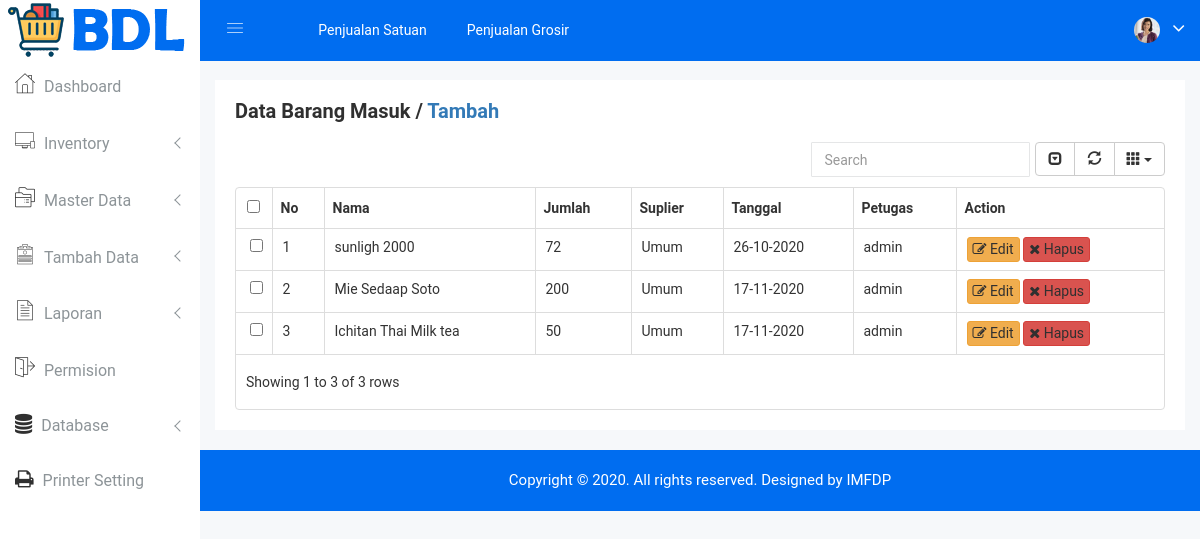
The app's page /list-bmasuk.php (signed in) with its own data.
### tables this page shows
CREATE TABLE `tbl_inventory` (
  `id` int(10) NOT NULL AUTO_INCREMENT,
  `id_produk` varchar(50) NOT NULL,
  `jenis` int(1) NOT NULL,
  `jumlah` int(5) NOT NULL,
  `tanggal` date NOT NULL,
  `id_user` int(5) NOT NULL,
  `id_suplier` int(5) DEFAULT '0',
  `keterangan` varchar(500) NOT NULL,
  PRIMARY KEY (`id`)
);

CREATE TABLE `tbl_produk` (
  `id_produk` int(20) NOT NULL AUTO_INCREMENT,
  `kode_produk` varchar(20) NOT NULL,
  `nama` varchar(100) NOT NULL,
  `id_kategori` int(2) NOT NULL,
  `id_satuan` int(5) NOT NULL,
  `tipe` varchar(50) NOT NULL,
  `id_brand` int(2) NOT NULL,
  `harga_pokok` int(12) NOT NULL DEFAULT '0',
  `harga_satuan` int(12) NOT NULL DEFAULT '0',
  `harga_grosir` int(12) NOT NULL DEFAULT '0',
  `harga_grosir2` int(12) NOT NULL,
  `harga_grosir3` int(12) NOT NULL,
  `gambar` varchar(100) NOT NULL,
  `keterangan` varchar(1000) NOT NULL,
  `last_update` varchar(16) NOT NULL,
  `penjualan` varchar(1) NOT NULL,
  PRIMARY KEY (`id_produk`)
);

CREATE TABLE `tbl_user` (
  `id_user` int(5) NOT NULL AUTO_INCREMENT,
  `username` varchar(30) NOT NULL,
  `nama` varchar(30) NOT NULL,
  `password` varchar(100) NOT NULL,
  `id_level` int(2) NOT NULL,
  `no_hp` varchar(12) NOT NULL,
  `email` varchar(50) NOT NULL,
  `last_login` datetime NOT NULL,
  `last_changed` datetime NOT NULL,
  PRIMARY KEY (`id_user`),
  UNIQUE KEY `username` (`username`)
);

### list-bmasuk.php (the view, shortened to what this page needs)
<!doctype html>
<html class="no-js" lang="en">
<head>
    <link href="css/font.css" rel="stylesheet">
    <link rel="stylesheet" href="css/bootstrap.min.css">
    <link rel="stylesheet" href="css/font-awesome.min.css">
    <link rel="stylesheet" href="css/owl.carousel.css">
    <link rel="stylesheet" href="css/owl.theme.css">
    <link rel="stylesheet" href="css/owl.transitions.css">
    <link rel="stylesheet" href="css/animate.css">
    <link rel="stylesheet" href="css/normalize.css">
    <link rel="stylesheet" href="css/meanmenu.min.css">
    <link rel="stylesheet" href="css/main.css">
    <link rel="stylesheet" href="css/educate-custon-icon.css">
    <link rel="stylesheet" href="css/morrisjs/morris.css">
    <link rel="stylesheet" href="css/scrollbar/jquery.mCustomScrollbar.min.css">
    <link rel="stylesheet" href="css/metisMenu/metisMenu.min.css">
    <link rel="stylesheet" href="css/metisMenu/metisMenu-vertical.css">
    <link rel="stylesheet" href="css/calendar/fullcalendar.min.css">
    <link rel="stylesheet" href="css/calendar/fullcalendar.print.min.css">
    <link rel="stylesheet" href="css/editor/select2.css">
    <link rel="stylesheet" href="css/editor/datetimepicker.css">
    <link rel="stylesheet" href="css/editor/bootstrap-editable.css">
    <link rel="stylesheet" href="css/editor/x-editor-style.css">
    <link rel="stylesheet" href="css/data-table/bootstrap-table.css">
    <link rel="stylesheet" href="css/data-table/bootstrap-editable.css">
    <link rel="stylesheet" href="css/notifications/Lobibox.min.css">
    <link rel="stylesheet" href="css/notifications/notifications.css">
    <link rel="stylesheet" href="css/modals.css">
    <link rel="stylesheet" href="style.css">
    <link rel="stylesheet" href="css/responsive.css">
</head>
<body>
    <?php include 'assets/sidebar.php' ?>
    <div class="all-content-wrapper">
        <div class="container-fluid">
            <div class="row">
                <div class="col-lg-12 col-md-12 col-sm-12 col-xs-12">
                    <div class="logo-pro">
                        <a href="index.html"><img class="main-logo" src="img/logo/logo.png" alt="" /></a>
                    </div>
                </div>
            </div>
        </div>
        <div class="header-advance-area">
            <?php include 'assets/header-top.php' ?>
        </div>
        <div class="data-table-area mg-b-15">
            <div class="container-fluid">
                <div class="row">
                    <div class="col-lg-12 col-md-12 col-sm-12 col-xs-12">
                        <div class="sparkline13-list">
                            <div class="sparkline13-hd">
                                <div class="main-sparkline13-hd">
                                    <h1>Data <span class="table-project-n">Barang Masuk</span> / <a href="_bmasuk.php">Tambah</a></h1>
                                </div>
                            </div>
                            <div class="sparkline13-graph">
                                <div class="datatable-dashv1-list custom-datatable-overright">
                                    <?php
                                    include 'main/koneksi.php';
                                    $q = mysqli_query($koneksi,"SELECT tbl_inventory.id,tbl_produk.nama,tbl_inventory.id_suplier,tbl_inventory.jumlah,tbl_inventory.id_user, DATE_FORMAT(tbl_inventory.tanggal,'%d-%m-%Y') AS tanggal FROM tbl_inventory,tbl_produk WHERE tbl_inventory.jenis = '1' AND tbl_inventory.id_produk=tbl_produk.id_produk");
                                    ?>
                                    <table id="table" data-toggle="table" data-pagination="true" data-search="true" data-show-columns="true" data-show-pagination-switch="true" data-show-refresh="true" data-key-events="false" data-show-toggle="false" data-resizable="true" data-cookie="true"
                                        data-cookie-id-table="saveId" data-show-export="false" data-click-to-select="true" data-toolbar="#toolbar">
                                        <thead>
                                            <tr>
                                                <th>No</th>
                                                <th data-field="nama" data-editable="false">Nama</th>
                                                <th data-field="jumlah" data-editable="false">Jumlah</th>
                                                <th data-field="suplier" data-editable="false">Suplier</th>
                                                <th data-field="tanggal" data-editable="false">Tanggal</th>
                                                <th data-field="user" data-editable="false">Petugas</th>
                                                <th data-field="action">Action</th>
                                            </tr>
                                        </thead>
                                        <tbody>
                                            <?php
                                            $no=1;
                                            while ($data = mysqli_fetch_array($q)) {?>
                                            <tr>
                                                <td><?php echo $no++ ?></td>
                                                <td><?php echo $data['nama']; ?></td>
                                                <td><?php echo $data['jumlah'] ?></td>
                                                <td>
                                                    <?php
                                                    if ($data['id_suplier'] == '0') {
                                                        echo 'Umum';
                                                    }else{
                                                        $s = mysqli_fetch_array(mysqli_query($koneksi,"SELECT * FROM tbl_suplier WHERE id_suplier = '$data[id_suplier]'"));
                                                        echo  $s['nama'];
                                                    }
                                                    ?>
                                                </td>
                                                <td><?php echo $data['tanggal'] ?></td>
                                                <td><?php $u = mysqli_fetch_array(mysqli_query($koneksi,"SELECT username FROM tbl_user WHERE id_user = '$data[id_user]'")); echo $u['username']; ?></td>
                                                <td style="text-align:center;">
                                                    <a class="btn btn-xs btn-warning" href="_bmasuk.php?id=<?php echo $data['id'] ?>" title="Edit"><span class="fa fa-edit"></span> Edit</a>
                                                    <a class="btn btn-xs btn-danger btnHapus" href="#modalHapus" data-nama="<?php echo $p['nama'] ?>" data-id="<?php echo $data['id'] ?>" data-p="bmasuk" data-toggle="modal" title="Hapus"><span class="fa fa-close"></span> Hapus</a>
                                                </td>
                                            </tr>
                                            <?php } ?>
                                        </tbody>
                                    </table>
                                </div>
                            </div>
                        </div>
                    </div>
                </div>
            </div>
        </div>
        <?php include 'assets/footer.php' ?>
    </div>
</body>
</html>

### assets/sidebar.php (shortened to what this page needs)
<?php
require_once 'main/koneksi.php';
$permisi = mysqli_query($koneksi, "SELECT * FROM tbl_permision WHERE id_level = '$_SESSION[fdp_pos_id_level]'");
$dpermisi = mysqli_fetch_array($permisi);
?>
<div class="left-sidebar-pro">
        <nav id="sidebar" class="">
            <div class="sidebar-header">
                <a href="index.php"><img class="main-logo" src="img/logo/logo.png" alt="" /></a>
            </div>
            <div class="left-custom-menu-adp-wrap comment-scrollbar">
                <nav class="sidebar-nav left-sidebar-menu-pro">
                    <ul class="metismenu" id="menu1">
                        <li class="active">
                            <a class="" href="index.php">
                               <span class="educate-icon educate-home icon-wrap"></span>
                               <span class="mini-click-non">Dashboard</span>
                           </a>
                        </li>
                        <?php if ($dpermisi['inventory'] == '1') { ?>
                        <li>
                            <a class="has-arrow" href="#" aria-expanded="false"><span class="educate-icon educate-apps icon-wrap"></span> <span class="mini-click-non">Inventory</span></a>
                        </li>
                        <?php } ?>
                        <?php if ($dpermisi['master_data'] == '1') { ?>
                        <li>
                            <a class="has-arrow" href="#" aria-expanded="false"><span class="educate-icon educate-course icon-wrap"></span> <span class="mini-click-non">Master Data</span></a>
                        </li>
                        <li>
                            <a class="has-arrow" href="#" aria-expanded="false"><span class="educate-icon educate-form icon-wrap"></span> <span class="mini-click-non">Tambah Data</span></a>
                        </li>
                        <?php } ?>
                        <?php if ($dpermisi['laporan'] == '1') { ?>
                        <li>
                            <a class="has-arrow" href="#" aria-expanded="false"><span class="educate-icon educate-data-table icon-wrap"></span> <span class="mini-click-non">Laporan</span></a>
                        </li>
                        <?php } ?>
                        <?php if ($dpermisi['permision'] == '1') { ?>
                        <li id="removable">
                            <a class="" href="list-level.php" aria-expanded="false"><span class="educate-icon educate-pages icon-wrap"></span> <span class="mini-click-non">Permision</span></a>
                        </li>
                        <li>
                            <a class="has-arrow" href="#" aria-expanded="false"><span class="fa fa-database icon-wrap"></span> <span class="mini-click-non"> Database</span></a>
                        </li>
                        <?php } ?>
                        <li>
                            <a class="" href="_printer.php">
                               <span class="fa fa-print icon-wrap"></span>
                               <span class="mini-click-non">Printer Setting</span>
                           </a>
                        </li>
                    </ul>
                </nav>
            </div>
        </nav>
    </div>

### assets/header-top.php
<div class="header-top-area">
    <div class="container-fluid">
        <div class="row">
            <div class="col-lg-12 col-md-12 col-sm-12 col-xs-12">
                <div class="header-top-wraper">
                    <div class="row">
                        <div class="col-lg-1 col-md-0 col-sm-1 col-xs-12">
                            <div class="menu-switcher-pro">
                                <button type="button" id="sidebarCollapse" class="btn bar-button-pro header-drl-controller-btn btn-info navbar-btn">
                                    <i class="educate-icon educate-nav"></i>
                                </button>
                            </div>
                        </div>
                        <div class="col-lg-6 col-md-7 col-sm-6 col-xs-12">
                            <div class="header-top-menu tabl-d-n">
                                <ul class="nav navbar-nav mai-top-nav">
                                    <?php if ($dpermisi['keranjang'] == '1') { ?>
                                    <li class="nav-item"><a href="penjualan_satuan.php" class="nav-link">Penjualan Satuan</a>
                                    </li>
                                    <li class="nav-item"><a href="penjualan_grosir.php" class="nav-link">Penjualan Grosir</a>
                                    </li>
                                    <?php } ?>
                                </ul>
                            </div>
                        </div>
                        <?php include 'assets/profile.php' ?>
                    </div>
                </div>
            </div>
        </div>
    </div>
</div>

### assets/profile.php (shortened to what this page needs)
<div class="col-lg-5 col-md-5 col-sm-12 col-xs-12">
    <div class="header-right-info">
        <ul class="nav navbar-nav mai-top-nav header-right-menu">
            <li class="nav-item">
                <a href="#" data-toggle="dropdown" role="button" aria-expanded="false" class="nav-link dropdown-toggle">
                    <img src="img/product/pro4.jpg" alt="" />
                    <i class="fa fa-angle-down edu-icon edu-down-arrow"></i>
                </a>
            </li>
        </ul>
    </div>
</div>

### assets/footer.php
<div class="footer-copyright-area">
    <div class="container-fluid">
        <div class="row">
            <div class="col-lg-12">
                <div class="footer-copy-right">
                    <p>Copyright © 2020. All rights reserved. Designed by <a href="https://instagram.com/frandy008/">IMFDP</a></p>
                </div>
            </div>
        </div>
    </div>
</div>

### css/main.css (style rules this page uses)
html { color: #222; font-size: 1em; line-height: 1.4; }
audio, canvas, iframe, img, svg, video { vertical-align: middle; }

### css/metisMenu/metisMenu-vertical.css (style rules this page uses)
.sidebar-nav { background: #fff; }
.sidebar-nav ul { padding: 0; margin: 0; list-style: none; background: #f5f5f5; }
.sidebar-nav .metismenu { background: #fff; display: -webkit-box; display: -ms-flexbox; display: flex; -webkit-box-orient: vertical; -webkit-box-direction: normal; -ms-flex-direction: column; flex-direction: column; }
.sidebar-nav .metismenu li + li { margin-top: 5px; }
.sidebar-nav .metismenu li:last-child { margin-bottom: 5px; }
.sidebar-nav .metismenu > li { display: -webkit-box; display: -ms-flexbox; display: flex; -webkit-box-orient: vertical; -webkit-box-direction: normal; -ms-flex-direction: column; flex-direction: column; position: relative; }
.sidebar-nav .metismenu a { position: relative; display: block; padding: 13px 15px; color: #444; outline-width: 0; transition: all .3s ease-out; font-size:16px; font-weight:400; }
.sidebar-nav .metismenu li .icon-wrap { margin-right:5px; font-size:20px; color:#303030; }

### records on screen
tbl_inventory: id_produk.nama "sunligh 2000", jumlah "72", shows "Umum", tanggal "26-10-2020", id_user.username "admin"
tbl_inventory: id_produk.nama "Mie Sedaap Soto", jumlah "200", shows "Umum", tanggal "17-11-2020", id_user.username "admin"
tbl_inventory: id_produk.nama "Ichitan Thai Milk tea", jumlah "50", shows "Umum", tanggal "17-11-2020", id_user.username "admin"
